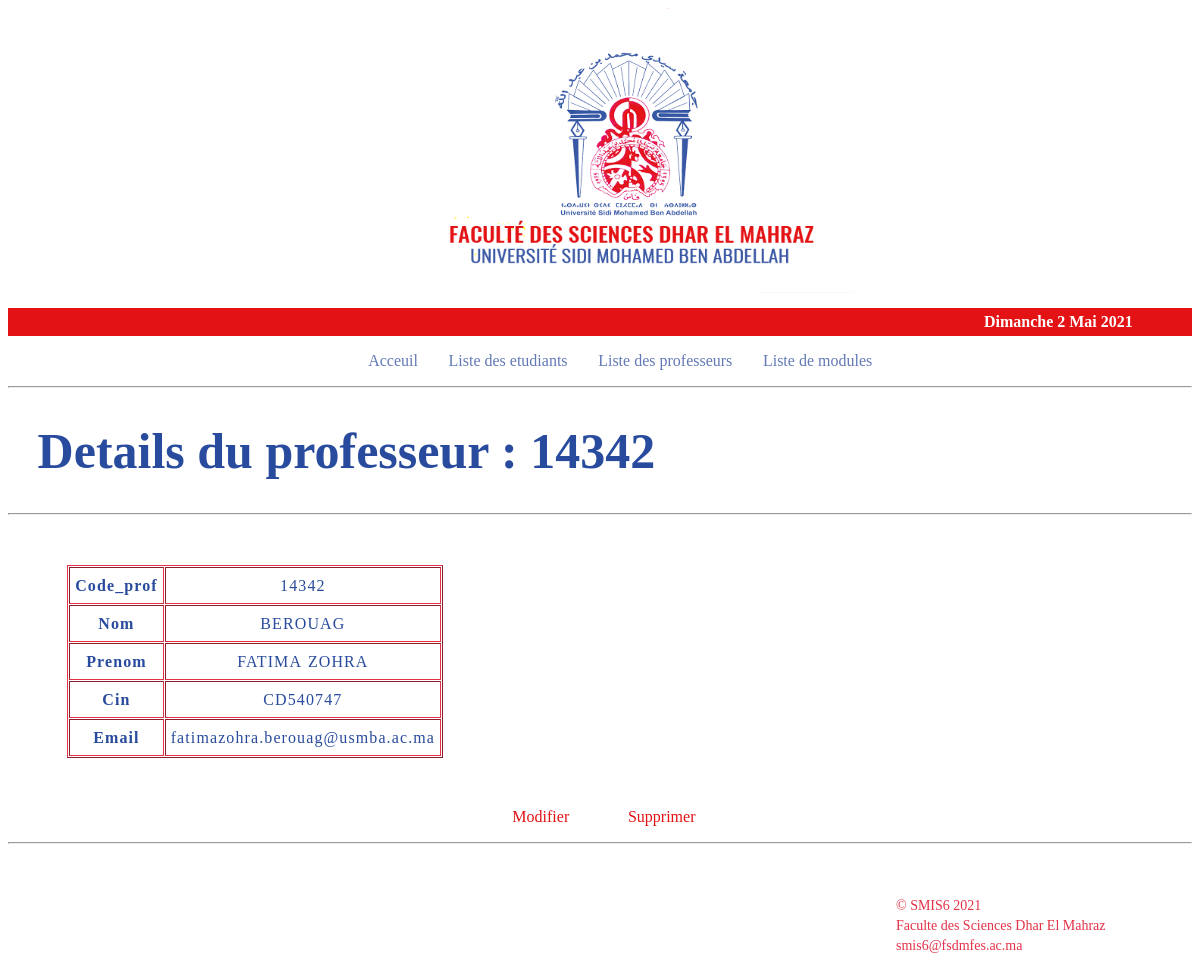
Page /website/html/professor_details.php?codeP=14342 on the committed database.
### tables this page shows
CREATE TABLE `professeurs` (
  `code_prof` int(6) NOT NULL,
  `nom` varchar(100) NOT NULL,
  `prenom` varchar(100) NOT NULL,
  `cin` varchar(10) NOT NULL,
  `email` varchar(100) NOT NULL
);

### website/html/templates/data.php (called while the page is built, shortened)
<?php
require('config.php');
$sql = 'SELECT * FROM professeurs;';
$result = mysqli_query($conn,$sql);
$professeurs = [];
while($professeur = mysqli_fetch_assoc($result)){
	$professeurs[] = $professeur;
}
function getProfByCode($code){
	global $professeurs;
	foreach ($professeurs as $professeur) {
			if ($code == $professeur['code_prof']) {
				return $professeur;
			}
		}
}
?>

### website/html/professor_details.php (the view, shortened to what this page needs)
<?php
if (isset($_GET['codeP'])) {
	$code = $_GET['codeP'];
}
require('templates/data.php');
$professeur = getProfByCode($code);
?>
<!DOCTYPE html>
<html>
<head>
	<link rel="stylesheet" type="text/css" href="../css/style.css">
</head>
<body>
<header id="mainHeader">
	<?php
		include("templates/header.php");
	 ?>
     <?php
	include('templates/nav.php');
?>
<hr>
	<div id="main">
		<h1>Details du professeur : <?=$code?> </h1>
	</div>
	<hr>
	<div>
	    <table border="table" cellspacing="1px" cellpadding="5px">
	    	<?php foreach ($professeur as $key => $value) {
	    		$Key = ucfirst($key);
	    		echo "
	    			<tr>
		    			<td class = 'keys'> <strong> $Key </strong></td>
		    			<td> $value </td>
	    			</tr>
	    			 ";
	    	}
	    	?>
	    </table>
	    <div>
		    <ul>
		    	<li><a  style="color: #E31215; padding-left:18%"
		    			href="modify_professor.php?codeP=<?=$code?>">Modifier</a></li>
		    	<li><a  style="color: #E31215;padding-left:4%"
		    			href="delete_professor.php?codeP=<?=$code?>">Supprimer</a></li>
		    </ul>
	    </div>
	</div>
	<hr>
</header>
<?php
	include('templates/footer.php');
 ?>
</body>
</html>

### website/css/style.css (style rules this page uses)
body { background-color: #ffffff; }
h1 { color: #294B9E; text-shadow: currentColor; font-size: 50px; padding-left: 2.5%; }
li a { text-decoration: none; color: #6279B6; padding: 5px; }
ul { padding-left: 30%; }
li { display: inline; padding-right:2% }
table { margin-top: 50px; margin-bottom: 50px; margin-left:5%; margin-right:5%; text-align: center; letter-spacing: 1.1px; word-spacing: 1.6px; line-height: 25px; width: 30%; padding: 0; border-color:#E33147; }
td { color: #294B9E; }

### rows in the picture
professeurs: code_prof "14342", nom "BEROUAG", prenom "FATIMA ZOHRA", cin "CD540747", email "fatimazohra.berouag@usmba.ac.ma"

### other values in the picture
$ln["jour"][$jour_de_la_semaine] "Dimanche"
$jour_du_mois "2"
$ln["mois"][$mois] "Mai"
$annee "2021"
$code "14342"
$Key "Code_prof"
$Key "Nom"
$Key "Prenom"
$Key "Cin"
$Key "Email"
